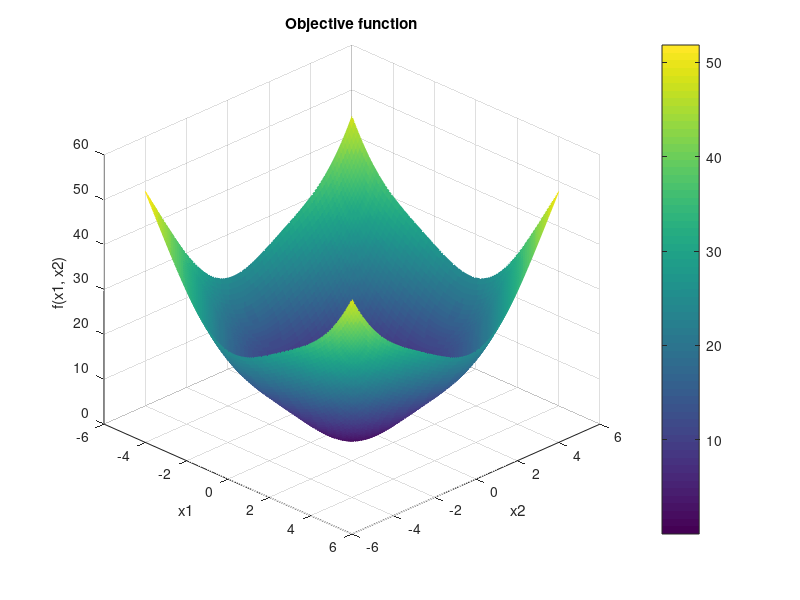
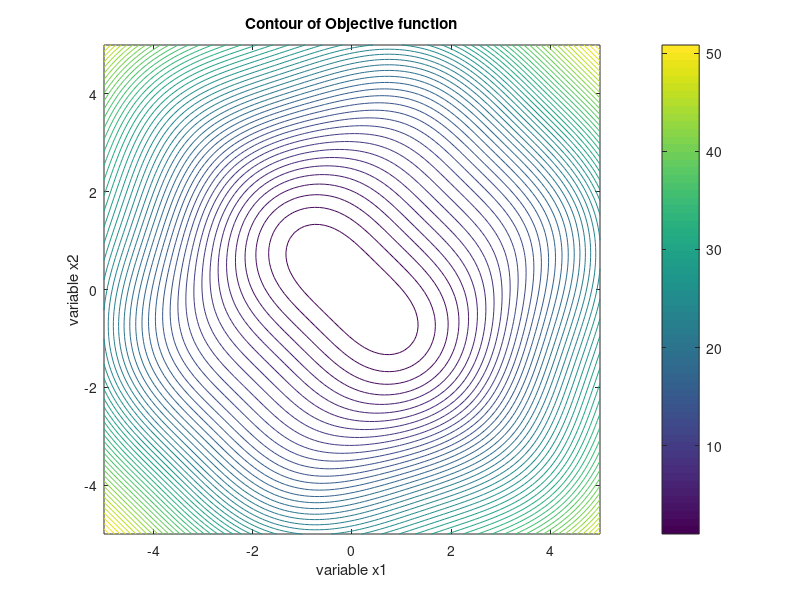

MATLAB code for these plots, in order: (Note: this script raises an error after producing the figures.)

%=================================================
% Optimization using Genetic Algorithm (GA)
%=================================================
% Objective Function: f(x1, x2) = x1^2 + x2^2 + 2*sin(x1)*sin(x2)
% Constraints: -5 <= x1, x2 <= 5
% Author: Aboud BARSEKH-ONJI (D.sc.) 
% Email:aboud.barsekh@anahauc.mx
% Date: June 2023
%=================================================
x1_range = linspace(-5, 5, 100); %
x2_range = linspace(-5, 5, 100);
[X1, X2] = meshgrid(x1_range, x2_range); %Crear una malla de puntos para evaluar la función en un grid
Z = X1.^2 + X2.^2 + 2 * sin(X1).* sin(X2); % Evaluar la función en cada punto de la malla

% Figura (Gráfica de la función objetivo)
figure;
surf(X1, X2, Z,"EdgeColor","flat");
xlabel('x1');
ylabel('x2');
zlabel('f(x1, x2)');
title('Objective function');
grid on

colorbar;% Barra de color para indicar los valores de Z
view(45, 30); % Ajustar la vista para una mejor visualización 3
% Contour plot
figure;
contour(X1, X2, Z, 50); % El valor 50 indica el número de niveles de contorno
xlabel(['variable x1']);
ylabel('variable x2');
title('Contour of Objective function');
colorbar;

objFunc = @(x) x(1)^2 + x(2)^2 + 2 * sin(x(1)) * sin(x(2)); % Definimos la función objetivo
options = optimoptions('ga', 'Display','diagnose' ,'PlotFcn','gaplotbestf','FunctionTolerance',1e-8,...
    'CreationFcn','gacreationlinearfeasible','MutationFcn','mutationadaptfeasible',...
    'HybridFcn','patternsearch',MaxGenerations=50);
% Ejecutamos el algoritmo genético

[x_opt, fval] = ga(objFunc, 2, [], [], [], [], [-5, -5], [0, 0], [], options);
% Resultados
fprintf('Optimal value of x : [%f, %f]\n', x_opt(1), x_opt(2));
fprintf('Best fitness value: %f\n', fval);